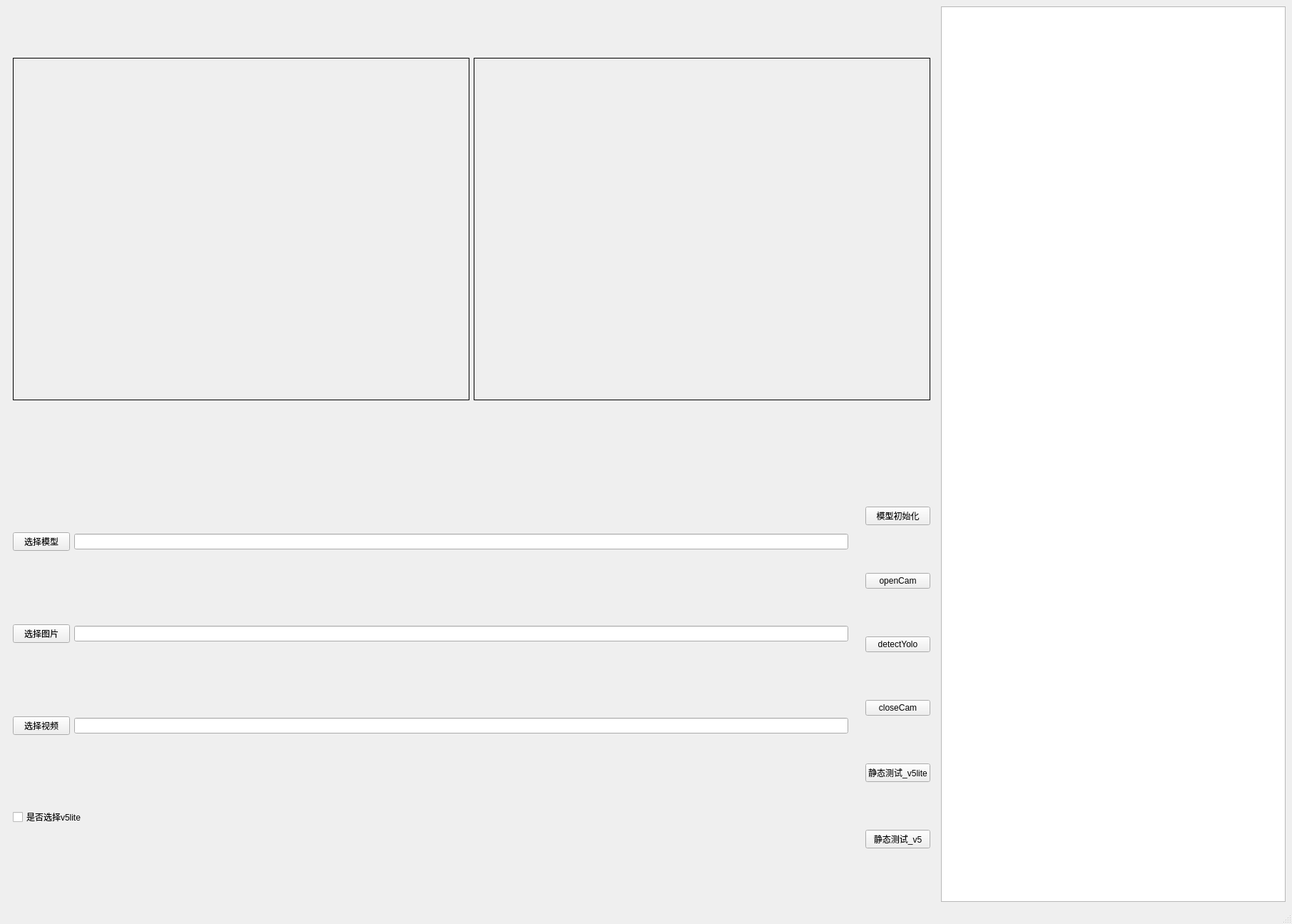
<?xml version="1.0" encoding="UTF-8"?>
<ui version="4.0">
 <class>MainWindow</class>
 <widget class="QMainWindow" name="MainWindow">
  <property name="geometry">
   <rect>
    <x>0</x>
    <y>0</y>
    <width>1811</width>
    <height>1295</height>
   </rect>
  </property>
  <property name="windowTitle">
   <string>MainWindow</string>
  </property>
  <widget class="QWidget" name="centralwidget">
   <layout class="QGridLayout" name="gridLayout_3">
    <item row="0" column="0" colspan="2">
     <widget class="QWidget" name="widget_2" native="true">
      <layout class="QHBoxLayout" name="horizontalLayout">
       <item>
        <widget class="QLabel" name="camera">
         <property name="minimumSize">
          <size>
           <width>640</width>
           <height>480</height>
          </size>
         </property>
         <property name="maximumSize">
          <size>
           <width>640</width>
           <height>480</height>
          </size>
         </property>
         <property name="frameShape">
          <enum>QFrame::Box</enum>
         </property>
         <property name="text">
          <string/>
         </property>
        </widget>
       </item>
       <item>
        <widget class="QLabel" name="picture">
         <property name="minimumSize">
          <size>
           <width>640</width>
           <height>480</height>
          </size>
         </property>
         <property name="maximumSize">
          <size>
           <width>640</width>
           <height>480</height>
          </size>
         </property>
         <property name="frameShape">
          <enum>QFrame::Box</enum>
         </property>
         <property name="text">
          <string/>
         </property>
        </widget>
       </item>
      </layout>
     </widget>
    </item>
    <item row="0" column="2" rowspan="2">
     <widget class="QTextEdit" name="BoxInfo"/>
    </item>
    <item row="1" column="0">
     <widget class="QWidget" name="widget_3" native="true">
      <layout class="QGridLayout" name="gridLayout">
       <item row="0" column="0">
        <widget class="QPushButton" name="set_modelPath_Button">
         <property name="text">
          <string>选择模型</string>
         </property>
        </widget>
       </item>
       <item row="0" column="1">
        <widget class="QLineEdit" name="modelPath_lineEdit"/>
       </item>
       <item row="1" column="0">
        <widget class="QPushButton" name="set_imagePath_Button">
         <property name="text">
          <string>选择图片</string>
         </property>
        </widget>
       </item>
       <item row="1" column="1">
        <widget class="QLineEdit" name="imagePath_lineEdit"/>
       </item>
       <item row="2" column="0">
        <widget class="QPushButton" name="set_videoPath_Button">
         <property name="text">
          <string>选择视频</string>
         </property>
        </widget>
       </item>
       <item row="2" column="1">
        <widget class="QLineEdit" name="videoPath_lineEdit"/>
       </item>
       <item row="3" column="0" colspan="2">
        <widget class="QCheckBox" name="chooseModel_checkBox">
         <property name="text">
          <string>是否选择v5lite</string>
         </property>
        </widget>
       </item>
      </layout>
     </widget>
    </item>
    <item row="1" column="1">
     <widget class="QWidget" name="widget" native="true">
      <layout class="QGridLayout" name="gridLayout_2">
       <item row="0" column="0">
        <widget class="QPushButton" name="initModel_Button">
         <property name="text">
          <string>模型初始化</string>
         </property>
        </widget>
       </item>
       <item row="1" column="0">
        <widget class="QPushButton" name="startBtn">
         <property name="text">
          <string>openCam</string>
         </property>
        </widget>
       </item>
       <item row="2" column="0">
        <widget class="QPushButton" name="takeBtn">
         <property name="text">
          <string>detectYolo</string>
         </property>
        </widget>
       </item>
       <item row="3" column="0">
        <widget class="QPushButton" name="closeBtn">
         <property name="text">
          <string>closeCam</string>
         </property>
        </widget>
       </item>
       <item row="4" column="0">
        <widget class="QPushButton" name="detect_v5lite_Button">
         <property name="text">
          <string>静态测试_v5lite</string>
         </property>
        </widget>
       </item>
       <item row="5" column="0">
        <widget class="QPushButton" name="detect_v5_Button">
         <property name="text">
          <string>静态测试_v5</string>
         </property>
        </widget>
       </item>
      </layout>
     </widget>
    </item>
   </layout>
  </widget>
  <widget class="QMenuBar" name="menubar">
   <property name="geometry">
    <rect>
     <x>0</x>
     <y>0</y>
     <width>1811</width>
     <height>48</height>
    </rect>
   </property>
  </widget>
  <widget class="QStatusBar" name="statusbar"/>
 </widget>
 <resources/>
 <connections/>
</ui>
